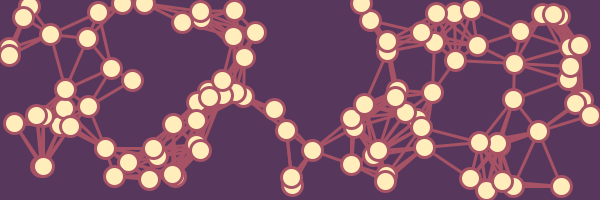
Frame 1 (no input)
Frame 60 (the mouse pressed at the canvas centre just before this capture): identical to frame 1, image omitted
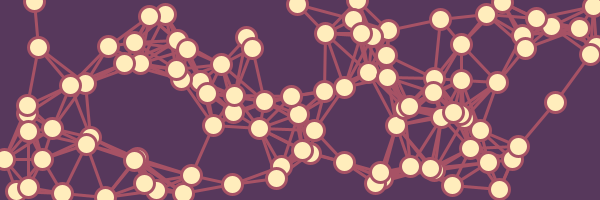
Frame 120 (the mouse held since frame 60 and released just before this capture)

The Processing sketch that drew these frames (run headless with seeded random() and noise(); from frame 60 on, the mouse is pressed at the canvas centre):

// Processing sketch: processing_151801
// ── processing_151801.pde

int num = 100;
float [] xpos = new float [num];
float [] ypos = new float [num];

void setup ()
{
  size (600, 200);
  smooth();

  setRandomValues();
}

void draw ()
{
  background (#57385c);

  fill (#ffedbc);
  stroke (#A75265);
  strokeWeight (3);

  drawConnections();
  drawValues();
}

void drawConnections ()
{
  int i = 0;

  while (i < xpos.length)
  {
    float x1 = xpos [i];
    float y1 = ypos [i];

    int j = i+1;

    while (j < xpos.length)
    {
      float x2 = xpos [j];
      float y2 = ypos [j];

      float distance = dist (x1, y1, x2, y2);

      if (distance > 10 && distance < 60)
      {
        line (x1, y1, x2, y2);
      }

      j = j +1;
    }

    i = i +1;
  }
}

void drawValues ()
{
  int i = 0;
  while (i < xpos.length)
  {
    float x = xpos [i];
    float y = ypos [i];

    ellipse (x, y, 20, 20);

    i = i +1;
  }
}

void setRandomValues ()
{
  int i = 0;
  while (i < xpos.length)
  {
    float x = random (width);
    float y = random (height);

    xpos [i] = x;
    ypos [i] = y;
    i = i +1;
  }
}


void mousePressed ()
{
  setRandomValues ();
}
